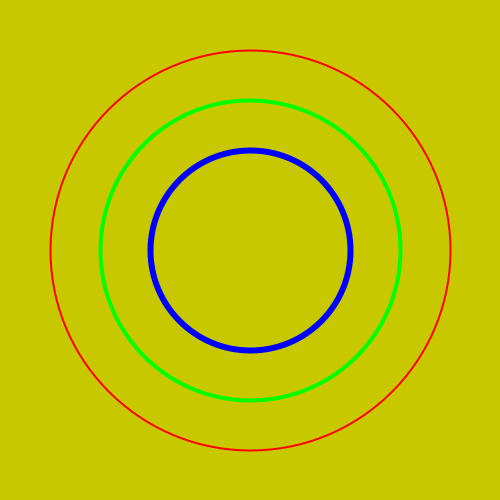
Frame 1 (no input)
Frame 60 (the mouse pressed at the canvas centre just before this capture): identical to frame 1, image omitted
Frame 120 (the mouse held since frame 60 and released just before this capture): identical to frame 1, image omitted

The Processing sketch that drew this single still picture (run headless with seeded random() and noise(); from frame 60 on, the mouse is pressed at the canvas centre):

// Processing sketch: zc5983_project0
// ── zc5983_project0.pde
PGraphics pg;
PImage img;
float[][] distances;
boolean calculated = false;
boolean showDistances = false;

void setup() {
  size(500, 500);
  pg = createGraphics(500, 500);
  distances = new float[500][500];
  createImage();
  calculateDistances();
}

void draw() {
  if (showDistances) {
    drawDistances();
  } else {
    image(pg, 0, 0);
  }
}

void keyPressed() {
  if (key == 's' || key == 'S') {
    showDistances = !showDistances;
    redraw();
  }
}

void createImage() {
  pg.beginDraw();
  pg.background(200, 200, 0); 

  pg.noFill();
  
  pg.strokeWeight(2);
  pg.stroke(255, 0, 0);
  pg.ellipse(width/2, height/2, 400, 400);

  pg.strokeWeight(4);
  pg.stroke(0, 255, 0);
  pg.arc(width/2, height/2, 300, 300, 0, 2*PI);

  pg.strokeWeight(6);
  pg.stroke(0, 0, 255);
  pg.circle(width/2, height/2, 200);

  pg.endDraw();
  pg.loadPixels();

  img = createImage(500, 500, RGB);
  img.loadPixels();
  arrayCopy(pg.pixels, img.pixels);
  img.updatePixels();
}

//This function is inspired by ChatGPT
void calculateDistances() {
  int centerX = width / 2;
  int centerY = height / 2;

  float maxDist = dist(0, 0, centerX, centerY);

  for (int x = 0; x < width; x++) {
    for (int y = 0; y < height; y++) {
      float distance = dist(centerX, centerY, x, y);
      distances[x][y] = distance / maxDist; 
    }
  }
}

//This function is inspired by ChatGPT
void drawDistances() {
  colorMode(HSB, 100); 
  loadPixels();
  for (int x = 0; x < width; x++) {
    for (int y = 0; y < height; y++) {
      float dist = distances[x][y];
      color col = color(0, 0, dist * 100); 
      pixels[x + y * width] = col;
    }
  }
  updatePixels();
}
